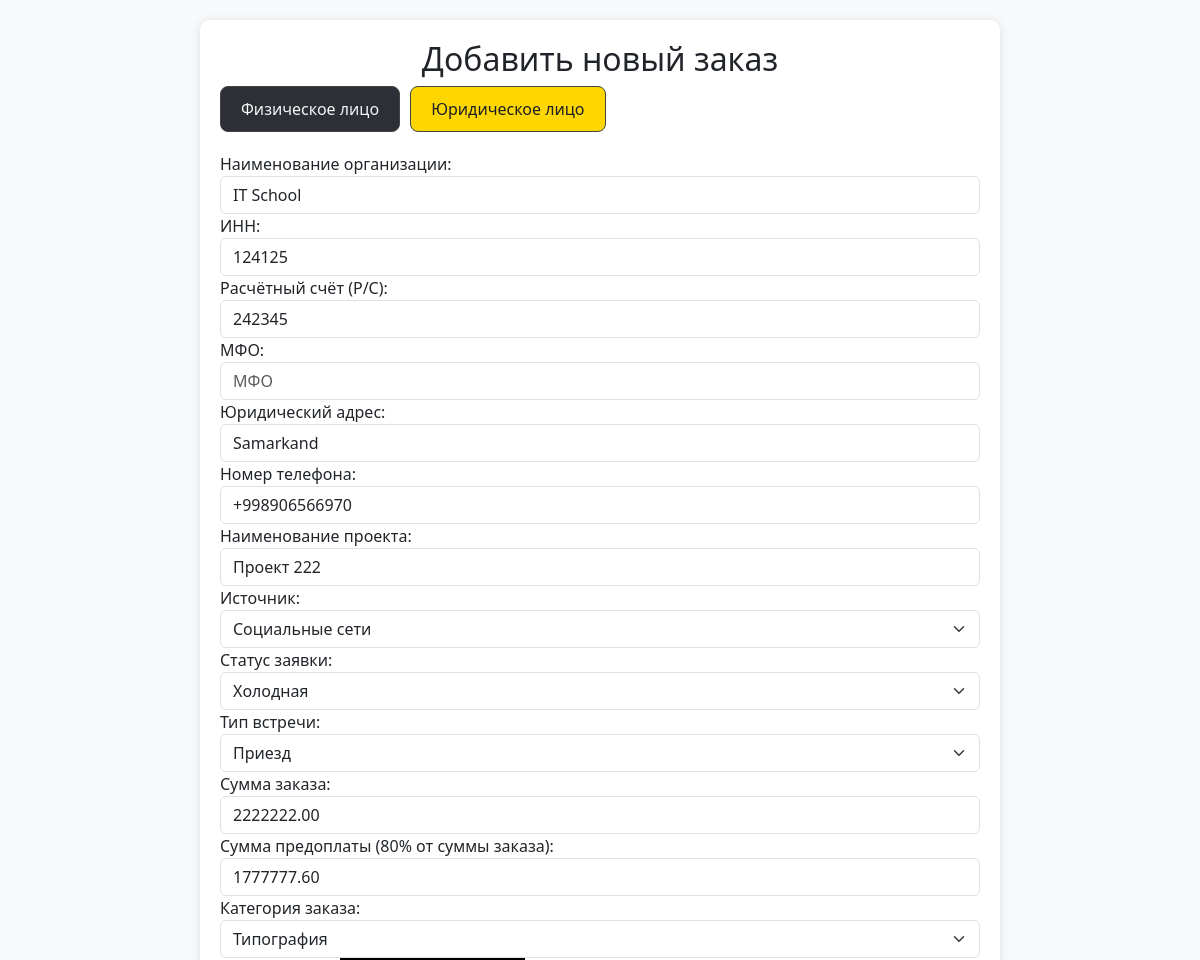
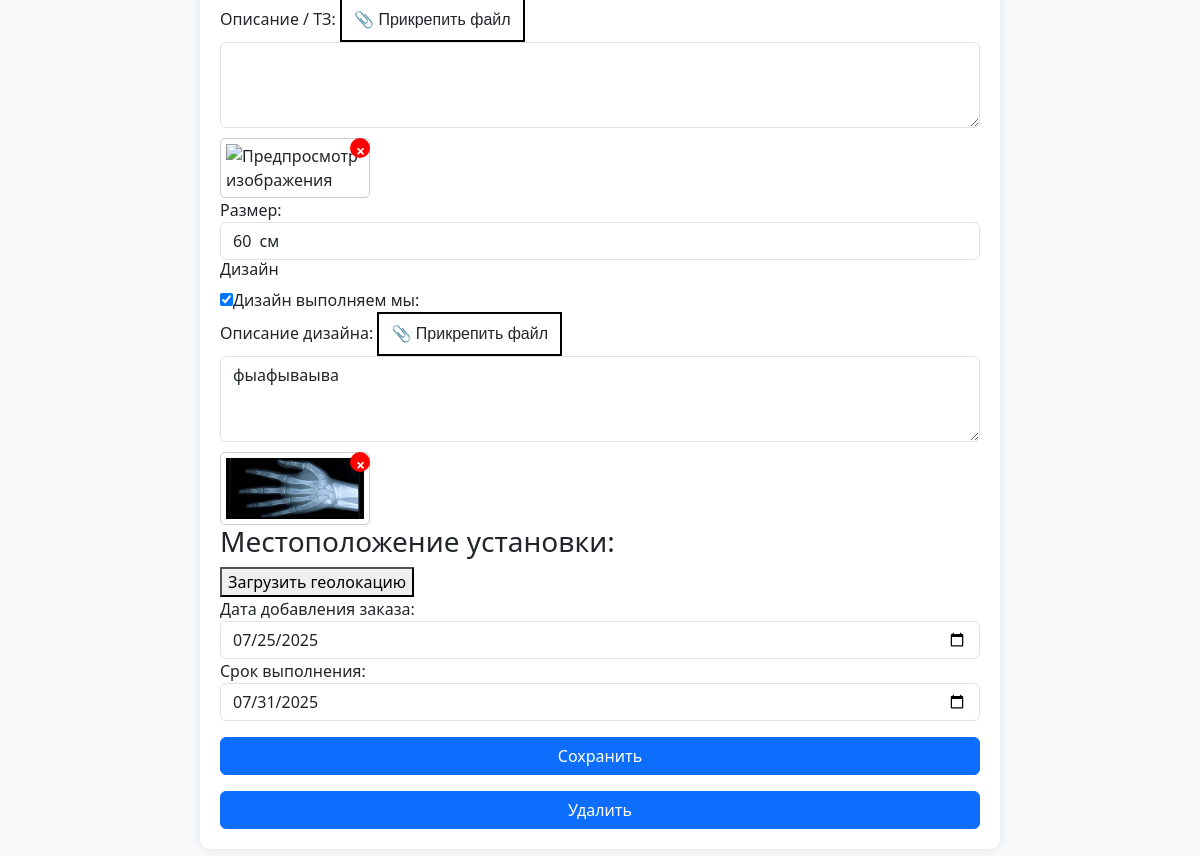
The page /order/43 (signed in) on the database its author committed (2 pictures, top to bottom).
### backend/models.py (models this page shows)
class Orders(models.Model):
    Stage_CHOICES = [
        ("marketing", "Соц. маркетинг"),
        ("call_center", "Колл-центр"),
        ("manager", "Менеджер"),
        ("design", "Проектирование"),
        ("technologist", "Технолог"),
        ("manager_2", "Менеджер_2"),
        ("accounting", "Бухгалтерия"),
        ("warehouse", "Склад"),
        ("manufacturing", "Производство"),
        ("accounting_2", "Бухгалтерия_2"),
        ("delivery", "Доставка"),
        ("installation", "Установка"),
        ("quality_control", "Контроль качества"),
        ("finished", "Завершён"),
        ("archive", "Архив"),
        ("failed", "fail")
    ]
    Stage_pod_CHOICES = [
        ("rezka", "Резка"),
        ("svarka", "Сварка"),
        ("fill", "Покраска"),
        ("print", "Печать"),
        ('sborka',"Сборка"),
        ('ready','Готово')
    ]
    vstrecha_choice = [
        ("viezd", "Выезд"),
        ("priezd", "Приезд"),
    ]
    zayavki_choice = [
        ("hot", "Горячая"),
        ("cool", "Холодная"),
    ]
    client=models.ForeignKey(Clients, on_delete=models.CASCADE, related_name='clients_order',null=True)
    call_center = models.ForeignKey(
        'Profile', on_delete=models.CASCADE, related_name='call_center_profile', verbose_name="Профиль",blank=True,null=True
    )
    order_name=models.CharField(max_length=100,null=True)
    vstrecha=models.CharField(max_length=20, choices=vstrecha_choice,null=True)
    zayavki = models.CharField(max_length=20, choices=zayavki_choice, null=True)
    order_sum=models.DecimalField(max_digits=10, decimal_places=2,default=0)
    order_predoplata=models.DecimalField(max_digits=10, decimal_places=2,default=0)
    description=models.TextField()
    description_design = models.TextField()
    check_design=models.BooleanField(default=False)
    catigories = models.CharField(max_length=50)
    razmer=models.CharField(max_length=50)
    latitude = models.FloatField(blank=True, null=True, default=0)
    longitude = models.FloatField(blank=True, null=True, default=0)
    tz=models.FileField(blank=True, upload_to='pictures/')
    design=models.FileField(blank=True, upload_to='pictures/')
    stage = models.CharField(max_length=20, choices=Stage_CHOICES,default='manager')
    add_order=models.DateField(null=True)
    complete_order=models.DateField(null=True)
    rezka=models.BooleanField(default=False)
    svarka=models.BooleanField(default=False)
    fill=models.BooleanField(default=False)
    print=models.BooleanField(default=False)
    sborka = models.BooleanField(default=False)
    stage_pod=models.CharField(max_length=20, choices=Stage_pod_CHOICES,default="rezka")
    payment_data=models.DateField(null=True)
    complete_date=models.DateField(null=True)
    fail_date = models.DateField(null=True)
    by_who_fail=models.CharField(max_length=50,null=True,blank=True)
    fail=models.CharField(max_length=255,null=True)
    full_pay=models.BooleanField(default=False)

class Clients(models.Model):
    Social_CHOICES = [
        ("social", "Социальные сети"),
        ("cold_calls", "Холодные звонки"),
        ("word_of_mouth", "Сарафанное радио"),
    ]
    CLIENT_TYPE_CHOICES = [
        ('INDIVIDUAL', 'Физическое лицо'),
        ('LEGAL_ENTITY', 'Юридическое лицо'),
    ]
    social = models.CharField(max_length=20, choices=Social_CHOICES)
    client_type = models.CharField(
        max_length=20,
        choices=CLIENT_TYPE_CHOICES,
    )
    phone = PhoneNumberField()
    created_at = models.DateField(auto_now_add=True,null=True)
    name = models.CharField(max_length=200, null=True, blank=True, default=None)
    lastname = models.CharField(max_length=200, null=True, blank=True, default=None)
    middle_name = models.CharField(max_length=200, null=True, blank=True, default=None)
    adress = models.CharField(max_length=200, null=True, blank=True, default=None)
    company_name=models.CharField(max_length=200, null=True, blank=True, default=None)
    inn = models.CharField(max_length=12,null=True, blank=True, default=None)
    account=models.IntegerField(blank=True,null=True,default=None)
    mfo = models.IntegerField(blank=True, null=True, default=None)
    active=models.BooleanField(default=False)

### backend/views.py (the view, shortened to what this page needs)
# urls.py: path('order/<int:pk>',views.OrderDetail.as_view(),name='order_detail'),
class OrderDetail(LoginRequiredMixin,DetailView):
   model = Orders
   login_url = reverse_lazy('login')
   template_name = 'order_detail.html'
   context_object_name = 'item'

### backend/templates/order_detail.html (shortened to what this page needs)
{% load static %}
{% if request.user.profile.approve %}
<!DOCTYPE html>
<html lang="ru">
<head>
    <link href="https://cdn.jsdelivr.net/npm/bootstrap@5.3.0/dist/css/bootstrap.min.css" rel="stylesheet">
    <link rel="stylesheet" href="{% static 'css/main.css' %}">
</head>
<body>
    <div class="container">
        <h2 class="text-center">Добавить новый заказ</h2>
             <div class="toggle-buttons">
      <button id="btn-individual" class="active" >Физическое лицо</button>
      <button id="btn-legal" >Юридическое лицо</button>
    </div>
        <form action="" method="POST" enctype="multipart/form-data">
             <div id="legal" style="margin-top: 20px; display: none;">
              <label>Наименование организации:</label>
        <input type="text" class="form-control" placeholder="ООО 'Пример'" name="company_name" value="{{item.client.company_name}}" >
        <label>ИНН:</label>
        <input type="text"  class="form-control" placeholder="ИНН" name="inn" value="{{item.client.inn}}" >
        <label>Расчётный счёт (Р/С):</label>
        <input type="number" class="form-control" placeholder="Р/С" name="account" value="{{item.client.account}}" >
        <label>МФО:</label>
        <input type="number" class="form-control"  placeholder="МФО" name="mfo"  value="{{item.client.mfo}}">
        <label>Юридический адрес:</label>
        <input type="text" class="form-control" placeholder="Адрес" name="adress"  value="{{item.client.adress}}" >
    </div>
             <label>Номер телефона:</label>
         <input type="tel"
       name="phone"
       placeholder="+998901234567"
       pattern="^\+998\d{9}$"
       title="+998901234567"
       class="form-control"
                value="{% if item.client.phone %}{{item.client.phone}}{% else %} {{ item.marketing.phone }}{% endif %}">
                  <label>Наименование проекта:</label>
            <input type="text" class="form-control" placeholder="Проект 1" name="order_name" value="{{item.order_name }}" required>
                    <label>Источник:</label>
              <select name="social" class="form-select" required>
    <option value="social" {% if item.client.social == "social" %}selected{% endif %}>Социальные сети</option>
</select>
                 <label>Статус заявки:</label>
          <select class="form-select" name="zayavka" required>
    <option value="cool" {% if item.zayavki == "cool" %}selected{% endif %}>Холодная</option>
</select>
              <label>Тип встречи:</label>
      <select class="form-select" name="vstrecha" required>
    <option value="priezd" {% if item.vstrecha == "priezd" %}selected{% endif %}>Приезд</option>
</select>
            <label>Сумма заказа:</label>
            <input type="number" class="form-control" placeholder="100" name="order_sum" id="order_sum"  step="0.01"  value="{{item.order_sum}}" >
            <label>Сумма предоплаты (80% от суммы заказа):</label>
            <input type="number" class="form-control" placeholder="80" readonly name="order_predoplata"   value="{{item.order_predoplata}}"  id="order_predoplata" >
            <label>Категория заказа:</label>
   <select class="form-select" name="catigories">
    <option value="Типография" {% if item.catigories == "Типография" %}selected{% endif %}>
        Типография
    </option>
</select>
         <label>Описание / ТЗ:</label>
<label class="file-input-wrapper">
  <span class="file-label">📎 Прикрепить файл</span>
</label>
            <textarea class="form-control" rows="3" name="description" >{{item.description}}</textarea>
            <div id="preview_tz"></div>
            <label>Размер:</label>
            <input type="text" class="form-control" placeholder="40 cm"  name="razmer"  value="{{item.razmer}}">
            <h6>Дизайн</h6>
            <input type="checkbox" id="size-large" name="check_design" {% if item.check_design %}checked{% endif %}><label>Дизайн выполняем мы:</label>
            <br>
               <label>Описание дизайна:</label>  <label class="file-input-wrapper">
  <span class="file-label">📎 Прикрепить файл</span>
</label>
     <textarea class="form-control" rows="3" name="description_design" >{{item.description_design}}</textarea>
             <div id="preview_design">
             </div>
        <h3>Местоположение установки:</h3>
           <button id="pick_map"  type="button" onclick="openGeoModal()">Загрузить геолокацию</button>
            <label>Дата добавления заказа:</label>
            <input type="date"  class="form-control" name="add_order" value="{{ item.add_order|date:'Y-m-d' }}" >
            <label>Срок выполнения:</label>
            <input type="date" class="form-control" name="complete_order"  value="{{item.complete_order|date:'Y-m-d'}}" >
            <button type="submit" class="btn btn-primary w-100 mt-3">Сохранить</button>
            <button type="button" class="btn btn-primary w-100 mt-3" onclick="submitDeleteForm()">Удалить</button>
            </form>
</body>
</html>
{% else %}
{% include 'waiting.html' %}
{% endif %}

### backend/templates/order_detail.html (style rules this page uses)
body { background-color: #f8f9fa; }
.container { max-width: 800px; margin: 20px auto; background: white; padding: 20px; border-radius: 10px; box-shadow: 0 0 10px rgba(0, 0, 0, 0.1); }
.toggle-buttons button { background-color: #2c2f36; color: #f5f5f5; border: 1px solid #444; padding: 10px 20px; margin-right: 10px; border-radius: 8px; cursor: pointer; transition: background-color 0.3s; }
.toggle-buttons button:hover, .toggle-buttons button.active { background-color: #ffd700; color: #1c1f26; }
.toggle-buttons { display: flex; margin-bottom: 20px; }
.file-input-wrapper { display: inline-block; border: 2px solid black; padding: 8px 12px; cursor: pointer; font-family: sans-serif; }
.file-label { display: inline-block; }

### rows shown on the page
Orders: company_name "IT School", inn "124125", account "242345", adress "Samarkand", phone "+998906566970", order_name "Проект 222", zayavka "Холодная", vstrecha "Приезд", order_sum "2222222.00", order_predoplata "1777777.60", catigories "Типография", razmer "60 см", check_design "☑", description_design "фыафываыва", add_order "07/25/2025", complete_order "07/31/2025"
